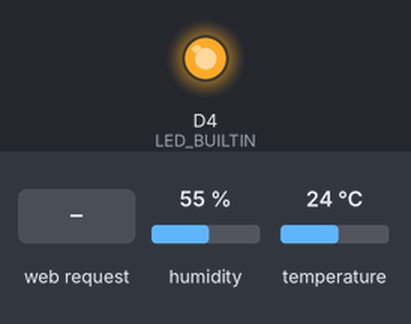
This sketch was run on a simulated ESP8266 (NodeMCU). Shown: output pins drawn as LEDs (lit = HIGH, except the on-board LED, lit = LOW). The inputs (shaded band) are chosen by the test bench; at power-on: humidity 55 %, temperature 24 °C. WiFi joins after 1.5 s; servers stay silent unless stated; what the sketch prints to the serial monitor is not drawn.

Above: at 2.7 s.
2.8 s: HTTP request GET /data received
Timing chart, 0 to 5.8 s (numbered marks = the images above; inputs shaded):
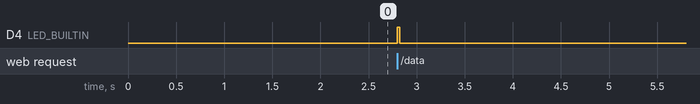

The sketch:

web_server_dht_sensor.ino
```cpp
#include <ESP8266WiFi.h>
#include <DHT.h>

#define STASSID "LAAI"
#define STAPSK "laaiufpa2023"


const char* ssid = STASSID;
const char* password = STAPSK;

// DHT11 settings
#define DHTPIN D2      // pin ao qual o dht 11 está conectado
#define DHTTYPE DHT11  // Define o tipo de dht conectado

DHT dht(DHTPIN, DHTTYPE);

// Cria o servidor na porta 80
WiFiServer server(80);

const char htmlpage[] = R"(
<!DOCTYPE HTML>
<html>
<head>
    <style>
        body {
            background-color: #111111;
            font-family: Arial, sans-serif;
            text-align: center;
            padding: 60px;
        }
        h1 {
            color: #9966CB;
            font-size: 50px;
        }
        p {
            font-size: 45px;
            color: #cccccc;
            font-weight: bold;
        }
        span {
            font-size: 40px;
            color: #cccccc;
        }
    </style>
</head>
<body>
    <h1>DHT Sensor</h1>
    <p>Temperature: <span id='temperature'>--</span> °C</p>
    <p>Humidity: <span id='humidity'>--</span> %</p>
    <script>
        function fetchData() {
            fetch('/data').then(response => response.json()).then(data => {
                const temperature = data.temperature;
                const humidity = data.humidity;

                // Atualiza a temperatura e umidade na página
                document.getElementById('temperature').innerHTML = temperature;
                document.getElementById('humidity').innerHTML = humidity;

                // Altera a cor da temperatura
                const tempSpan = document.getElementById('temperature');
                if (temperature < 20) {
                    tempSpan.style.color = '#1E90FF';  // Azul (frio)
                } else if (temperature >= 20 && temperature <= 25) {
                    tempSpan.style.color = '#32CD32';  // Verde (ideal)
                } else {
                    tempSpan.style.color = '#FF6347';  // Vermelho (quente)
                }

                // Altera a cor da umidade
                const humiditySpan = document.getElementById('humidity');
                if (humidity < 30) {
                    humiditySpan.style.color = '#FF6347';  // Vermelho (muito seco)
                } else if (humidity >= 30 && humidity <= 60) {
                    humiditySpan.style.color = '#32CD32';  // Verde (ideal)
                } else {
                    humiditySpan.style.color = '#1E90FF';  // Azul (muito úmido)
                }
            });
        }
        setInterval(fetchData, 5000);  // Atualiza os dados a cada 5 segundos
    </script>
</body>
</html>)";


void setup() {
  Serial.begin(9600);

  // Inicia o sensor dht
  dht.begin();
  pinMode(LED_BUILTIN,OUTPUT);
  // Conecta a rede wifi
  Serial.println();
  Serial.println();
  Serial.print(F("Connecting to "));
  Serial.println(ssid);

  WiFi.mode(WIFI_STA);
  WiFi.begin(ssid, password);

  while (WiFi.status() != WL_CONNECTED) {
    delay(500);
    Serial.print(F("."));
  }
  Serial.println();
  Serial.println(F("WiFi connected"));

  // Inicia o server
  server.begin();
  Serial.println(F("Server started"));

  // Printa o Endereço de ip
  Serial.println(WiFi.localIP());
}

void loop() {
  // Verifica se há clientes conectados
  WiFiClient client = server.available();
  if (!client) {
    return;
  }
  Serial.println(F("New client"));

  client.setTimeout(5000);
  digitalWrite(LED_BUILTIN,HIGH);
    // Le a string até o fim da primeira linha
    String req = client.readStringUntil('\r');
  Serial.println(F("Request: "));
  Serial.println(req);
  client.flush();  // Limpa

  // Lida com as requisições
  if (req.indexOf("GET /data") >= 0) {
    // Funções de leitura do sensor
   float temperature = dht.readTemperature();
  float humidity = dht.readHumidity();

  // Verificar se as leituras foram bem-sucedidas
  if (isnan(temperature) || isnan(humidity)) {
  client.print(F("{\"error\":\"Failed to read from DHT sensor\"}"));
   return;
    }


    client.print(F("HTTP/1.1 200 OK\r\nContent-Type: application/json\r\n\r\n"));
    client.print(F("{\"temperature\":"));
    client.print(temperature);
    client.print(F(", \"humidity\":"));
    client.print(humidity);
    client.print(F("}"));
  }else{
  // Envia a página HTML
  client.print("HTTP/1.1 200 OK\r\nContent-Type: text/html; charset=UTF-8\r\n");
  client.print(htmlpage);


  client.stop();  //Desconecta o cliente
  }
  digitalWrite(LED_BUILTIN,LOW);
}
```

Measured:
- after the input at 2.8 s, D4 (LED_BUILTIN): LOW → HIGH at once, → LOW 0.02 s later
